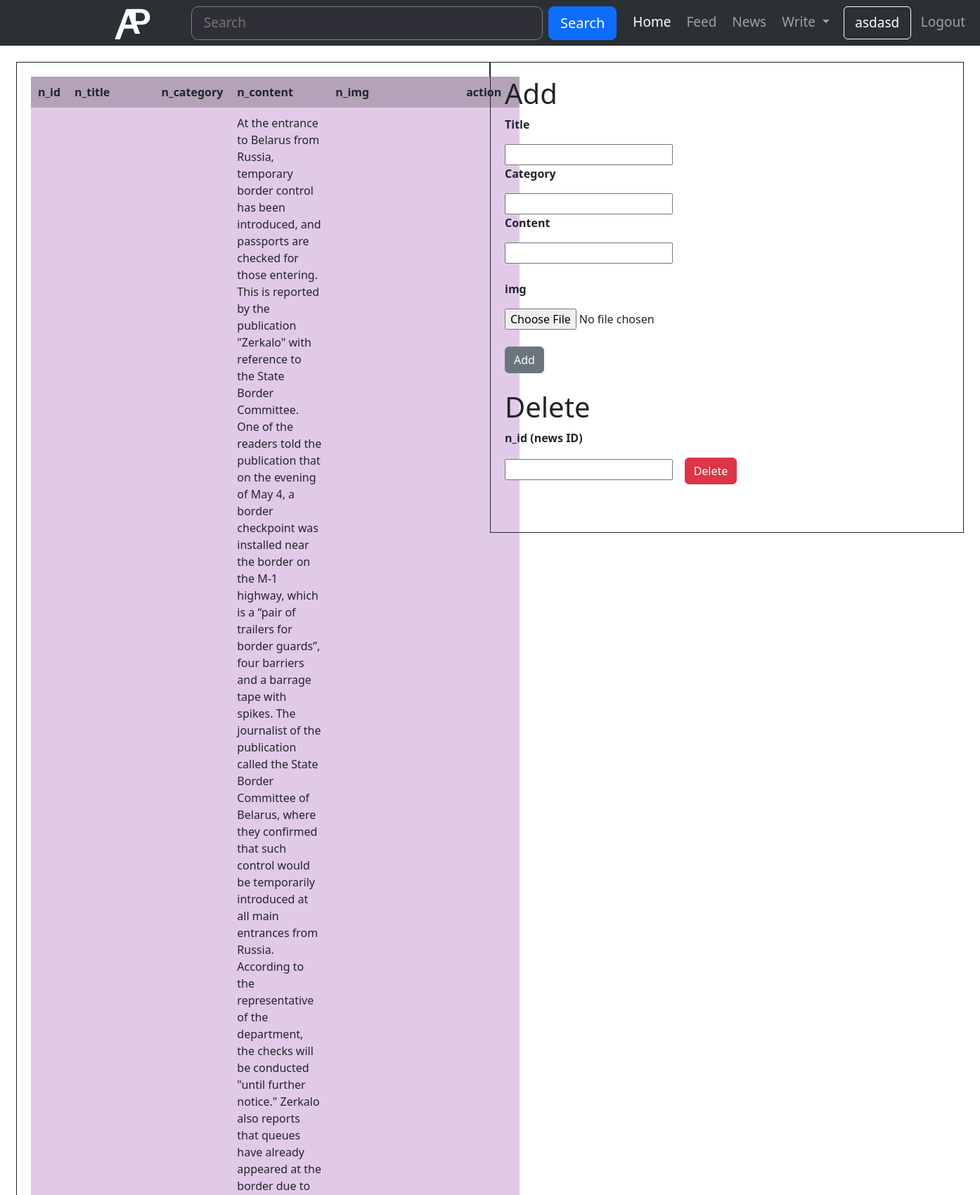
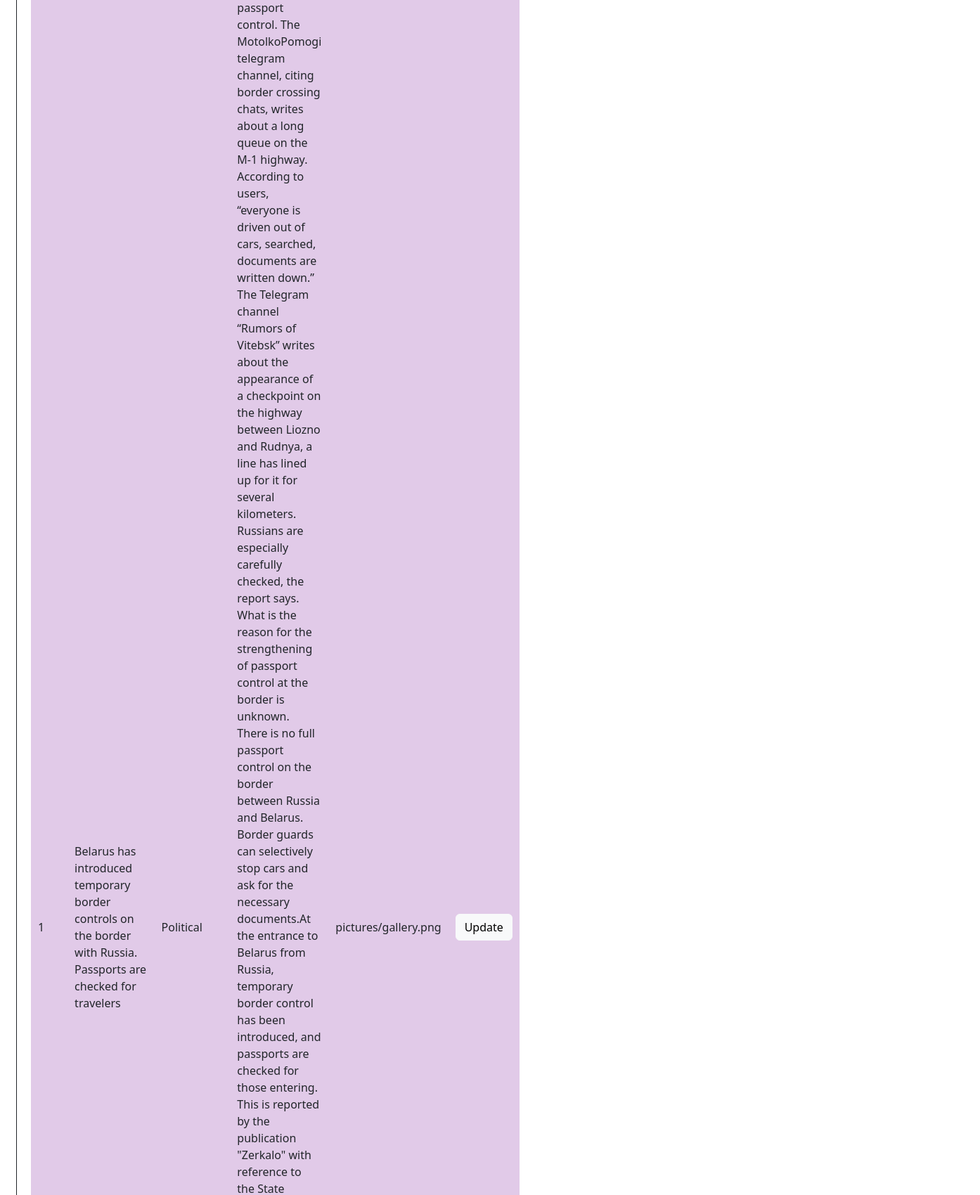
Page /news_portal_g1/admin_news.php (signed in, upper part) on the committed database (2 pictures, top to bottom).
### tables this page shows
CREATE TABLE `news` (
  `n_id` int(11) NOT NULL,
  `n_title` varchar(255) NOT NULL,
  `n_category` varchar(255) NOT NULL,
  `n_content` varchar(10000) NOT NULL,
  `n_img` varchar(200) NOT NULL
);

### news_portal_g1/admin_news.php (the view, shortened to what this page needs)
<?php
    $servername = "localhost";
    $database = "news_portal";
    $username = "root";
    $password = "";
    $conn = mysqli_connect($servername, $username, $password, $database);
?>
<!doctype html>
<html lang="en">
<head>
    <link rel ="stylesheet" href="https://cdn.jsdelivr.net/npm/bootstrap@5.3.0-alpha1/dist/css/bootstrap.min.css" rel="stylesheet">
    <link rel ="stylesheet" href="style.css">
</head>
<body>
        <nav class="padding-navbar navbar navbar-expand-lg bg-body-tertiary navbar bg-dark class-navbar" data-bs-theme="dark">
            <div class="container-fluid">
            <a href="home.php"><img class="navbar-brand" src="/news_portal_g1/img/ap-logo.png" width="100px" alt=""></a>
                <form class="d-flex" role="search">
                <input class="form-control-header me-2" type="search" placeholder="   Search" aria-label="Search">
                <button class=" btn btn-lg btn-primary border-radiuss-10" type="submit">Search</button>
                </form>
            </div>
            <ul class="navbar-nav me-auto my-2 my-lg-0 navbar-nav-scroll " style="--bs-scroll-height: 100px;">
                <li class="nav-item">
                    <a class="nav-link active" aria-current="page" href="home.php">Home</a>
                </li>
                <li class="nav-item">
                    <a class="nav-link" href="#">Feed</a>
                </li>
                <li class="nav-item">
                    <a class="nav-link" href="#">News</a>
                    </li>
                <li class="nav-item dropdown">
                    <a class="btn btn-primary nav-link dropdown-toggle" href="#" role="button"
                    data-bs-toggle="dropdown" aria-expanded="false">
                    Write
                    </a>
                </li>
            <li class="menu-member">
                <?php
                    if(isset($_SESSION["username"]))
                    {
                ?>
                    <li><a href="profile.php" class=" border nav-link border border-white rounded  css-test" href="index.php"><?php echo $_SESSION['username']; ?></a></li>
                    <li><a href="logout.php" class="nav-link">Logout</a></li>
                <?php
                    }
                    else
                    {
                ?>
                    <li><a href="index.php" class="nav-link active">&nbspRegister</a></li>
                    <li><a href="login.php" class="nav-link active">Login</a></li>
                <?php
                    }
                ?>
            </li>
                </ul>
        </nav>
    <div class="float-container">
<div class="float-child">
  <table>
        <tr>
            <th>n_id</th>
            <th>n_title</th>
            <th>n_category</th>
            <th>n_content</th>
            <th>n_img</th>
            <th><center>action</center></th>
        </tr>
            <?php
            $news = mysqli_query($conn,"SELECT * FROM `news`");
            $news=mysqli_fetch_all($news);
        foreach ($news as $news)
        {
        echo '
        <tr>
            <td>' .$news[0]  . '</td>
            <td>' .$news[1]  . '</td>
            <td>' .$news[2]  . '</td>
            <td>' .$news[3]  . '</td>
            <td>' .$news[4]  . '</td>
            <td><a class="btn btn-light" href="update_news.php?k_id='.$news[0] .'">Update</a> </td>
        </tr>
        ';
        }
            ?>
        </table>
</div>
<div class="float-child">
  <h1>Add</h1>
        <form action="add_news.php" method="post" enctype="multipart/form-data">
            <p><b>Title</b></p>
            <input type="text" name="title">
            <p><b>Category</b></p>
            <input type="text" name="category">
            <p><b>Content</b></p>
            <input type="text" name="content"><br><br>
            <p><b>img</b></p>
            <input type="file" name="img">
<BR><BR><button type="submit" class="btn btn-secondary">Add</button>
        </form><br>
        <h1>Delete</h1>
        <form action="delete_user.php" method="post" enctype="multipart/form-data">
            <p><b>n_id (news ID)</b></p>
            <input type="text" name="id">&nbsp&nbsp&nbsp
            <button type="submit" class="btn btn-danger">Delete </button><br><br><br>
        </form>
  </div>
</div>
</body>
</html>

### news_portal_g1/admin_news.php (style rules this page uses)
th,td { padding: 10px; }
th { background: #b3a2b8; }
td { background: #e1cae8; }
button { padding: 10px; background: #e3e3e3; border: unset; cursor: pointer; }
.css-test { background-color:; text-align:center; width:6rem; color:white; }
li { margin:3px; }
.padding-navbar { padding-left: 8rem; padding-right: 8rem; }
.class-navbar { height: 65px; font-size: 19px; }
.form-control-header { width: 500px; border-radius: 10px; background-color: rgb(47, 47, 56); color: rgb(219, 219, 219); border-width: 1px; border-style:solid; border-color: gray; }
.float-container { border: 3px solid #fff; padding: 20px; }
.float-child { width: 50%; float: left; padding: 20px; border: 1px solid; }

### rows in the picture
news: n_id "1", n_title "Belarus has introduced temporary border controls on the border with Russia. Passports are checked for travelers", n_category "Political", n_img "pictures/gallery.png"

### other values in the picture
$_SESSION['username'] "asdasd"
